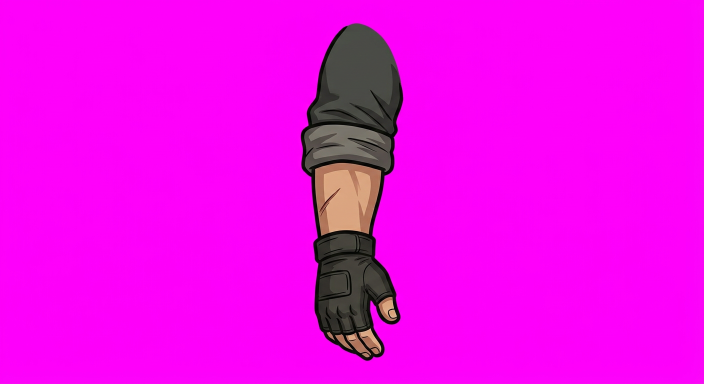
#> input picture parts/arm.png, 1408 x 768 px, given in place of face_base.png, which was not available (shown at 1/2 size)
$ python build_psd.py
#> lines starting #> are read from the running program, lines starting #| are printed output that depends on the picture; after the words box and inside, x2 and y2 are one past the last pixel; in counts of white or black regions, pixels touching at a corner belong together; pictures that were not available may be replaced by others from this repository, and a replacement may not be noted
#!/usr/bin/env python3
"""Assemble Wardogs_Male Live2D art from generated part stickers.

Chroma-keys magenta part PNGs (parts/), composes them into named layers on a
1920x1080 canvas (layout matched to the reference concept), then exports:
  - Wardogs_Male/wardogs_male.psd          layered Photoshop file (разрезка)
  - Wardogs_Male/wardogs_male.4096/texture_00.png + atlas_map.json (with pivots)
  - Wardogs_Male/wardogs_male_flat.png     merged preview
"""
import json, os
import numpy as np
from PIL import Image

W, H = 1920, 1080
ROOT = os.path.abspath(os.path.join(os.path.dirname(__file__), '..'))
PARTS = os.path.join(ROOT, 'parts')
OUT = os.path.join(ROOT, 'Wardogs_Male')

def key_magenta(im):
    """Remove magenta chroma AND baked-in checkerboard backgrounds via
    flood-fill from the image borders through background-like pixels.

    The key colour is a *bright* magenta (~253,0,248). Some artwork is a *dark*
    maroon that also satisfies (r>g+18)&(b>g+18) -- the eye_smile arc is
    (39,6,31) -- so the magenta test needs a brightness gate, otherwise the
    keyer eats the art and leaves a 4px smudge.
    """
    from collections import deque
    im = im.convert('RGBA')
    a = np.asarray(im).astype(np.int32)
    r, g, b = a[..., 0], a[..., 1], a[..., 2]
    magenta = (r > g + 18) & (b > g + 18) & (r > 90)     # bright key only
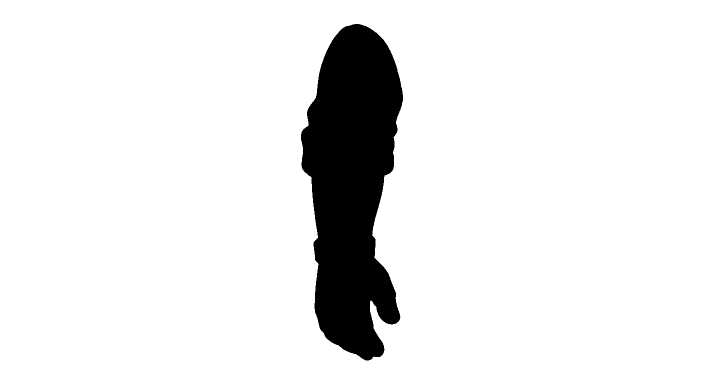
#> magenta: shape (768, 1408) bool (shown at 1/2 size); 91.3% white; 1 black region, box (x1, y1, x2, y2) and area: (602, 48, 806, 721) 94216
    grey = (np.abs(r - g) < 16) & (np.abs(g - b) < 16) & (r >= 100)  # light checker
#> grey: shape (768, 1408) bool; 0.53% white; 21 white regions (20 under 20 px), largest, box (x1, y1, x2, y2) and area: (617, 250, 771, 321) 5754
    bglike = magenta | grey
#> bglike: shape (768, 1408) bool; 91.8% white; 2 black regions (1 under 20 px), largest, box (x1, y1, x2, y2) and area: (602, 48, 806, 721) 88439
    hgt, wid = bglike.shape
#> hgt = 768; wid = 1408
    seen = np.zeros_like(bglike)
    dq = deque()
    for x in range(wid):
        for y in (0, hgt - 1):
            if bglike[y, x]: dq.append((y, x)); seen[y, x] = 1
#> seen: shape (768, 1408) bool; 0.26% white in thin lines or dots
    for y in range(hgt):
        for x in (0, wid - 1):
            if bglike[y, x] and not seen[y, x]: dq.append((y, x)); seen[y, x] = 1
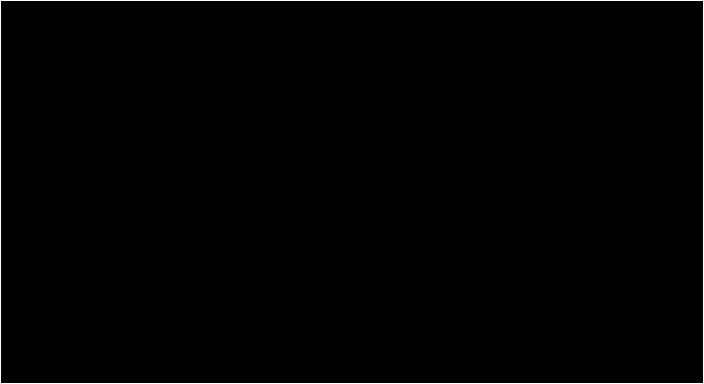
#> seen: shape (768, 1408) bool (shown at 1/2 size); 0.4% white in thin lines or dots
    while dq:
        y, x = dq.popleft()
        for ny, nx in ((y+1, x), (y-1, x), (y, x+1), (y, x-1)):
            if 0 <= ny < hgt and 0 <= nx < wid and not seen[ny, nx] and bglike[ny, nx]:
                seen[ny, nx] = 1
                dq.append((ny, nx))
    a[..., 3] = np.where(seen, 0, a[..., 3])
    # keep only the connected component containing the image center
    # (drops stray fringe pixels that would corrupt the bbox)
    keep = a[..., 3] > 0
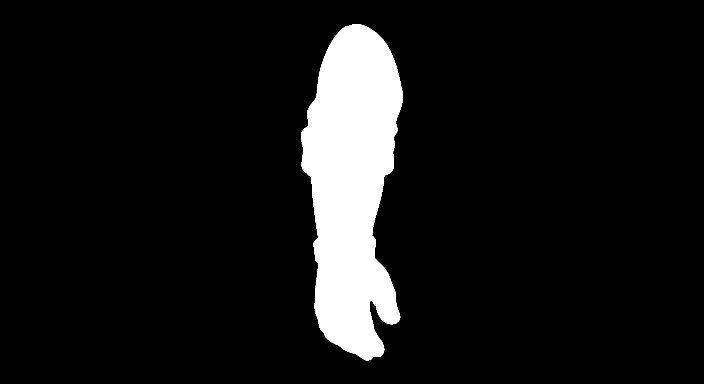
#> keep: shape (768, 1408) bool (shown at 1/2 size); 8.7% white; 1 white region, box (x1, y1, x2, y2) and area: (602, 48, 806, 721) 94216
    if keep.any():
        cy0, cx0 = hgt // 2, wid // 2
#> cy0 = 384; cx0 = 704
        ys, xs = np.nonzero(keep)
        i = np.argmin((ys - cy0) ** 2 + (xs - cx0) ** 2)
#> i = 52409
        seed = (int(ys[i]), int(xs[i]))
#> seed = (384, 704)
        comp = np.zeros_like(keep)
        dq = deque([seed]); comp[seed] = 1
        while dq:
            y, x = dq.popleft()
            for ny, nx in ((y+1, x), (y-1, x), (y, x+1), (y, x-1)):
                if 0 <= ny < hgt and 0 <= nx < wid and keep[ny, nx] and not comp[ny, nx]:
                    comp[ny, nx] = 1
                    dq.append((ny, nx))
#> this loop made 94216 passes
#> (y, x) on passes 1 to 3: (384, 704), (385, 704), (383, 704)
        a[..., 3] = np.where(comp, a[..., 3], 0)
    # The key leaves a 1px magenta halo where the antialiased edge blended
    # into the background; erode it away, then fully neutralise any spill.
    m = a[..., 3] > 0
    e = m.copy()
    e[1:, :] &= m[:-1, :]
#> e: shape (768, 1408) bool; 8.7% white; 1 white region, box (x1, y1, x2, y2) and area: (602, 49, 806, 721) 93893
    e[:-1, :] &= m[1:, :]
    e[:, 1:] &= m[:, :-1]
    e[:, :-1] &= m[:, 1:]
#> e: shape (768, 1408) bool; 8.6% white; 1 white region, box (x1, y1, x2, y2) and area: (603, 49, 805, 720) 92644
    a[..., 3] = np.where(e, a[..., 3], 0)
    spill = np.minimum(a[..., 0], a[..., 2]) - a[..., 1]
    cut = np.where(spill > 0, spill, 0).astype(np.int32)
    a[..., 0] -= cut
    a[..., 2] -= cut
    np.clip(a[..., :3], 0, 255, out=a[..., :3])
    return Image.fromarray(a.astype(np.uint8), 'RGBA')

def load(name):
    return key_magenta(Image.open(os.path.join(PARTS, name + '.png')))

def fit(im, width=None, height=None):
    bb = im.getchannel('A').getbbox()
    if bb: im = im.crop(bb)
    if width:
        s = width / im.width
        im = im.resize((width, max(1, int(im.height * s))), Image.LANCZOS)
    elif height:
        s = height / im.height
        im = im.resize((max(1, int(im.width * s)), height), Image.LANCZOS)
    return im

def layer(): return Image.new('RGBA', (W, H), (0, 0, 0, 0))

def place(canvas, im, cx, cy, mirror=False):
    if mirror: im = im.transpose(Image.FLIP_LEFT_RIGHT)
    x = int(cx - im.width / 2); y = int(cy - im.height / 2)
    canvas.alpha_composite(im, (x, y))

# ---------------- layout (matched to wardogs_male_chibi_01.png proportions) ----
HEAD = (960, 438)
EYE_L, EYE_R = (903, 454), (1017, 454)
BROW_L, BROW_R = (901, 406), (1019, 406)
MOUTH = (960, 532)
SHO_L, SHO_R = (775, 660), (1145, 660)
BODY_PIV = (960, 1010)

def build():
    P = {n: load(n) for n in ['face_base', 'hair', 'eye', 'brow', 'mouth_closed',
                             'mouth_open', 'eye_closed', 'eye_smile', 'torso', 'arm']}
#> call 2 of load, with name = 'hair'
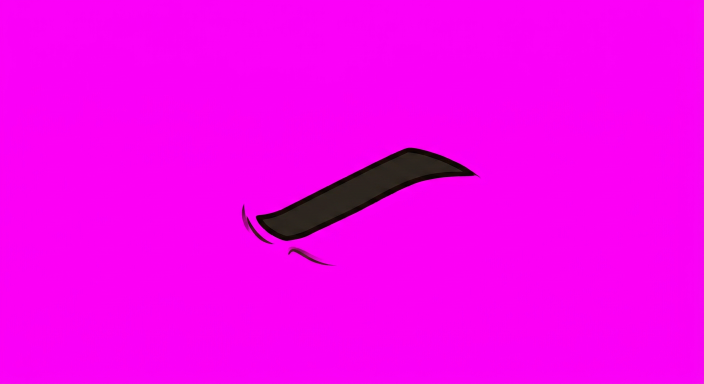
#> input picture parts/brow.png, 1408 x 768 px, given in place of hair.png, which was not available (shown at 1/2 size)
#> in key_magenta (call 2), `magenta = (r > g + 18) & (b > g + 18) & (r > 90)`:
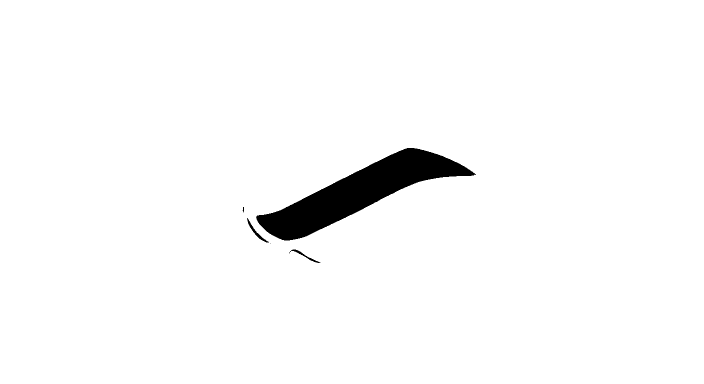
#> magenta: shape (768, 1408) bool (shown at 1/2 size); 97.4% white; 5 black regions (1 under 20 px), largest, box (x1, y1, x2, y2) and area: (512, 296, 952, 481) 27251, (494, 436, 538, 485) 293, (578, 499, 641, 526) 224, (485, 414, 488, 425) 21
#> in key_magenta (call 2), `grey = (np.abs(r - g) < 16) & (np.abs(g - b) < 16) & (r >= 100)`: grey: shape (768, 1408) bool; every value is 0
#> the loop in key_magenta (call 2), `while dq:` made 1053554 passes
#> (y, x) on passes 1 to 3: (0, 0), (767, 0), (0, 1)
#> in key_magenta (call 2), `keep = a[..., 3] > 0`:
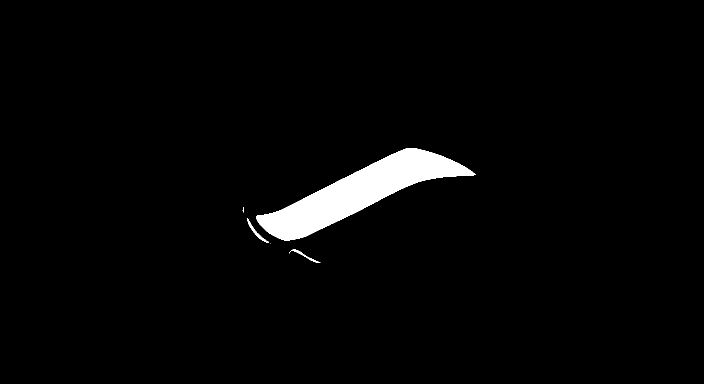
#> keep: shape (768, 1408) bool (shown at 1/2 size); 2.6% white; 5 white regions (1 under 20 px), largest, box (x1, y1, x2, y2) and area: (512, 296, 952, 481) 27251, (494, 436, 538, 485) 293, (578, 499, 641, 526) 224, (485, 414, 488, 425) 21
#> in key_magenta (call 2), `i = np.argmin((ys - cy0) ** 2 + (xs - cx0) ** 2)`: i = 13985
#> the loop in key_magenta (call 2), `while dq:` made 27251 passes
#> after the loop in key_magenta (call 2), `while dq:`: comp: shape (768, 1408) bool; 2.5% white; 1 white region, box (x1, y1, x2, y2) and area: (512, 296, 952, 481) 27251
#> in key_magenta (call 2), `e[:-1, :] &= m[1:, :]`: e: shape (768, 1408) bool; 2.4% white; 1 white region, box (x1, y1, x2, y2) and area: (513, 297, 950, 480) 26373
#> in key_magenta (call 2), `e[:, 1:] &= m[:, :-1]`: e: shape (768, 1408) bool; 2.4% white; 1 white region, box (x1, y1, x2, y2) and area: (513, 297, 950, 480) 26365
#> in key_magenta (call 2), `e[:, :-1] &= m[:, 1:]`: e: shape (768, 1408) bool; 2.4% white; 1 white region, box (x1, y1, x2, y2) and area: (513, 297, 950, 480) 26364
#> call 3 of load, with name = 'eye'
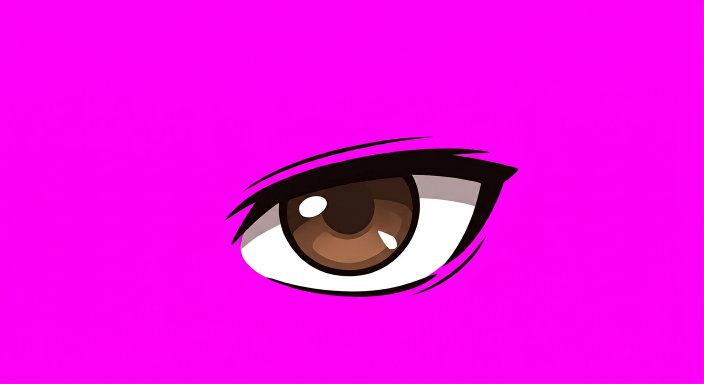
#> input picture parts/eye.png, 1408 x 768 px (shown at 1/2 size)
    L = {}

    im = layer(); place(im, fit(P['torso'], width=470), 960, 898); L['Body'] = im

    # arm.png is the character's RIGHT arm (back of hand to camera, thumb
    # pointing medially). The character faces us, so his right side is screen
    # LEFT (SHO_L) and the mirrored copy is the left arm on SHO_R.
    im = layer(); place(im, fit(P['arm'], height=330), SHO_L[0], 815); L['ArmR'] = im
    im = layer(); place(im, fit(P['arm'], height=330), SHO_R[0], 815, mirror=True); L['ArmL'] = im

    im = layer(); place(im, fit(P['face_base'], width=340), *HEAD); L['Face'] = im

    im = layer(); place(im, fit(P['eye'], width=80), *EYE_L, mirror=True); L['EyeL'] = im
    im = layer(); place(im, fit(P['eye'], width=80), *EYE_R); L['EyeR'] = im

    im = layer(); place(im, fit(P['eye_closed'], width=80), *EYE_L, mirror=True); L['EyeCloseL'] = im
    im = layer(); place(im, fit(P['eye_closed'], width=80), *EYE_R); L['EyeCloseR'] = im

    im = layer(); place(im, fit(P['eye_smile'], width=80), *EYE_L, mirror=True); L['EyeSmileL'] = im
    im = layer(); place(im, fit(P['eye_smile'], width=80), *EYE_R); L['EyeSmileR'] = im

    # generated brow slopes down-left => inner-low for screen-RIGHT; mirror for left
    im = layer(); place(im, fit(P['brow'], width=95), *BROW_L, mirror=True); L['BrowL'] = im
    im = layer(); place(im, fit(P['brow'], width=95), *BROW_R); L['BrowR'] = im

    im = layer(); place(im, fit(P['mouth_closed'], width=72), *MOUTH); L['Mouth'] = im
    im = layer(); place(im, fit(P['mouth_open'], width=92), MOUTH[0], MOUTH[1] + 4); L['MouthOpen'] = im

    im = layer(); place(im, fit(P['hair'], width=370), 960, 338); L['Hair'] = im

    ORDER = ['Body', 'ArmR', 'ArmL', 'Face', 'EyeL', 'EyeR', 'EyeCloseL', 'EyeCloseR',
             'EyeSmileL', 'EyeSmileR', 'BrowL', 'BrowR', 'Mouth', 'MouthOpen', 'Hair']
    return L, ORDER

# The head must rotate about the neck joint (where it meets the collar), not
# about its own centre, otherwise it swings off the shoulders when turned.
NECK = (HEAD[0], 636)

PIVOTS = {
    'head': list(HEAD), 'neck': list(NECK), 'body': list(BODY_PIV),
    'eyeL': list(EYE_L), 'eyeR': list(EYE_R),
    'browL': list(BROW_L), 'browR': list(BROW_R),
    'mouth': list(MOUTH), 'shoL': list(SHO_L), 'shoR': list(SHO_R),
}

def main():
    L, ORDER = build()

    hidden = {'EyeCloseL', 'EyeCloseR', 'EyeSmileL', 'EyeSmileR', 'MouthOpen'}
    flat = Image.new('RGBA', (W, H), (24, 28, 34, 255))
    for n in ORDER:
        if n not in hidden:
            flat.alpha_composite(L[n])
    flat.convert('RGB').save(os.path.join(OUT, 'wardogs_male_flat.png'), optimize=True)

    from psd_tools import PSDImage
    from psd_tools.api.layers import PixelLayer
    psd = PSDImage.new('RGB', (W, H), color=(24, 28, 34))
    for n in ORDER:
        bb = L[n].getchannel('A').getbbox()
        if not bb: continue
        psd.append(PixelLayer.frompil(L[n].crop(bb), psd, n, bb[1], bb[0]))
    psd.save(os.path.join(OUT, 'wardogs_male.psd'))
    print('psd ok')

    AW = AH = 4096
    atlas = Image.new('RGBA', (AW, AH), (0, 0, 0, 0))
    amap, x, y, row_h, pad = {'__pivots__': PIVOTS}, 8, 8, 0, 8
    for n in ORDER:
        bb = L[n].getchannel('A').getbbox()
        if not bb: continue
        crop = L[n].crop(bb)
        if x + crop.width > AW - 8:
            x, y, row_h = 8, y + row_h + pad, 0
        atlas.paste(crop, (x, y))
        # bb is the part's bbox on the 1920x1080 canvas; keep it so the viewer
        # can place the layer back where the art was composed (x/y are the
        # packed atlas position, dx/dy the canvas position).
        amap[n] = {'x': x, 'y': y, 'w': crop.width, 'h': crop.height,
                   'dx': bb[0], 'dy': bb[1]}
        x += crop.width + pad
        row_h = max(row_h, crop.height)
    tex = os.path.join(OUT, 'wardogs_male.4096')
    os.makedirs(tex, exist_ok=True)
    atlas.save(os.path.join(tex, 'texture_00.png'), optimize=True)
    with open(os.path.join(tex, 'atlas_map.json'), 'w') as f:
        json.dump({'texture': 'texture_00.png', 'size': [AW, AH],
                   'pivots': PIVOTS, 'layers': {k: v for k, v in amap.items() if k != '__pivots__'}}, f, indent=1)
    print('atlas ok,', len(amap) - 1, 'rects')

if __name__ == '__main__':
#> (the run stopped early here; a loop or call above may not have finished)
